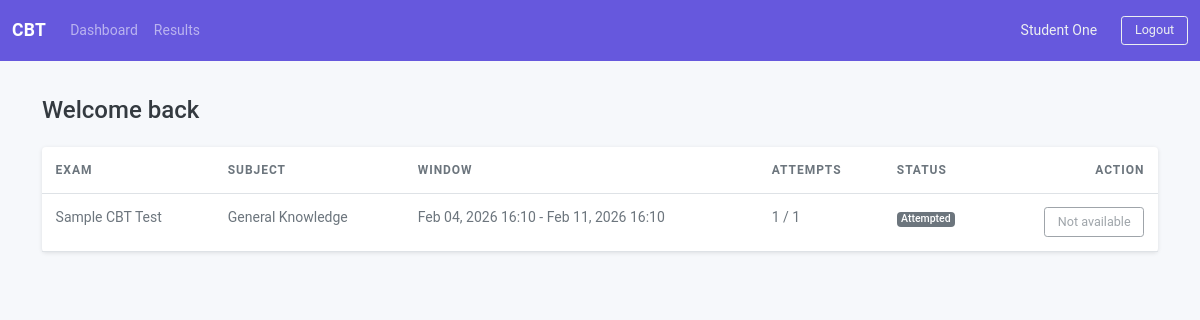
The page /student/dashboard.php (signed in) on the database its author committed.
### tables this page shows
CREATE TABLE exams (
    id INT AUTO_INCREMENT PRIMARY KEY,
    title VARCHAR(200) NOT NULL,
    subject_id INT NOT NULL,
    instructions TEXT NULL,
    start_at DATETIME NOT NULL,
    end_at DATETIME NOT NULL,
    duration_minutes INT NOT NULL,
    question_count INT NOT NULL,
    randomize TINYINT(1) NOT NULL DEFAULT 1,
    allow_multiple_attempts TINYINT(1) NOT NULL DEFAULT 0,
    max_attempts INT NOT NULL DEFAULT 1,
    show_result ENUM('immediate','after_release') NOT NULL DEFAULT 'after_release',
    result_release_at DATETIME NULL,
    created_at DATETIME NOT NULL DEFAULT CURRENT_TIMESTAMP,
    CONSTRAINT fk_exams_subject FOREIGN KEY (subject_id) REFERENCES subjects(id)
);

CREATE TABLE subjects (
    id INT AUTO_INCREMENT PRIMARY KEY,
    name VARCHAR(120) NOT NULL UNIQUE,
    code VARCHAR(40) NOT NULL UNIQUE,
    created_at DATETIME NOT NULL DEFAULT CURRENT_TIMESTAMP
);

### connections/meekro/db.class.php (called while the page is built, shortened)
<?php
class DB {
  protected static $mdb = null;
  public static function getMDB() {
    $mdb = DB::$mdb;
    if ($mdb === null) {
      $mdb = DB::$mdb = new MeekroDB();
    }
    $mdb->sync_config();
    return $mdb;
  }
  public static function __callStatic($name, $args) {
    $fn = array(DB::getMDB(), $name);
    return call_user_func_array($fn, $args);
  }
}
class MeekroDB {
public  $encoding = 'utf8';
  public $param_char = '%';
  public $named_param_seperator = '_';
  public $connect_options = array(MYSQLI_OPT_CONNECT_TIMEOUT => 30);
  public $internal_mysql = null;
  public function __construct($host=null, $user=null, $password=null, $dbName=null, $port=null, $encoding=null, $socket=null)  {
    if ($encoding === null) $encoding = DB::$encoding;
    $this->encoding = $encoding;
  }
  public function get() {
    $mysql = $this->internal_mysql;
    if (!($mysql instanceof MySQLi)) {
      $mysql = new mysqli();
      foreach ($this->connect_options as $key => $value) {
        $mysql->options($key, $value);
      }
      $mysql->set_charset($this->encoding);
      $this->internal_mysql = $mysql;
    }
    return $mysql;
  }
  function runHook($type, $args=array()) {
    if ($type == 'pre_parse') {
      $query = $args['query'];
      $args = $args['args'];
      return array($query, $args);
    }
    else if ($type == 'pre_run') {
      $query = $args['query'];
      return $query;
    }
  }
  protected function paramsMap() {
    $t = $this;
    return array(
      's' => function($arg) use ($t) { return $t->escape($arg); },
      'i' => function($arg) use ($t) { return $t->intval($arg); },
      'd' => function($arg) use ($t) { return doubleval($arg); },
      'b' => function($arg) use ($t) { return $t->formatTableName($arg); },
      'l' => function($arg) use ($t) { return strval($arg); },
      't' => function($arg) use ($t) { return $t->escapeTS($arg); },
      'ss' => function($arg) use ($t) { return $t->escape("%" . str_replace(array('%', '_'), array('\%', '\_'), $arg) . "%"); },
      'ls' => function($arg) use ($t) { return array_map(array($t, 'escape'), $arg); },
      'li' => function($arg) use ($t) { return array_map(array($t, 'intval'), $arg); },
      'ld' => function($arg) use ($t) { return array_map('doubleval', $arg); },
      'lb' => function($arg) use ($t) { return array_map(array($t, 'formatTableName'), $arg); },
      'll' => function($arg) use ($t) { return array_map('strval', $arg); },
      'lt' => function($arg) use ($t) { return array_map(array($t, 'escapeTS'), $arg); },
      '?' => function($arg) use ($t) { return $t->sanitize($arg); },
      'l?' => function($arg) use ($t) { return $t->sanitize($arg, 'list'); },
      'll?' => function($arg) use ($t) { return $t->sanitize($arg, 'doublelist'); },
      'hc' => function($arg) use ($t) { return $t->sanitize($arg, 'hash'); },
      'ha' => function($arg) use ($t) { return $t->sanitize($arg, 'hash', ' AND '); },
      'ho' => function($arg) use ($t) { return $t->sanitize($arg, 'hash', ' OR '); },
      $this->param_char => function($arg) use ($t) { return $t->param_char; },
    );
  }
  protected function nextQueryParam($query) {
    $keys = array_keys($this->paramsMap());
    $first_position = PHP_INT_MAX;
    $first_param = null;
    $first_type = null;
    $arg = null;
    $named_arg = null;
    foreach ($keys as $key) {
      $fullkey = $this->param_char . $key;
      $pos = strpos($query, $fullkey);
      if ($pos === false) continue;
      if ($pos <= $first_position) {
        $first_position = $pos;
        $first_param = $fullkey;
        $first_type = $key;
      }
    }
    if (is_null($first_param)) return;
    $first_position_end = $first_position + strlen($first_param);
    $named_seperator_length = strlen($this->named_param_seperator);
    $arg_mask = '0123456789';
    return array(
      'param' => $first_param,
      'type' => $first_type,
      'pos' => $first_position,
      'arg' => $arg,
      'named_arg' => $named_arg,
    );
  }
  protected function preParse($query, $args) {
    $arg_ct = 0;
    $max_numbered_arg = 0;
    $use_named_args = false;
    $queryParts = array();
    while ($Param = $this->nextQueryParam($query)) {
      if ($Param['pos'] > 0) {
        $queryParts[] = substr($query, 0, $Param['pos']);
      }
      if ($Param['type'] != $this->param_char && is_null($Param['arg']) && is_null($Param['named_arg'])) {
        $Param['arg'] = $arg_ct++;
      }
      if (! is_null($Param['arg'])) {
        $use_numbered_args = true;
        $max_numbered_arg = max($max_numbered_arg, $Param['arg']);
      }
      $queryParts[] = $Param;
      $query = substr($query, $Param['pos'] + strlen($Param['param']));
    }
    if (strlen($query) > 0) {
      $queryParts[] = $query;
    }
    return $queryParts;
  }
  function parse($query) {
    $args = func_get_args();
    array_shift($args);
    $query = trim($query);
    $queryParts = $this->preParse($query, $args);
    $array_types = array('ls', 'li', 'ld', 'lb', 'll', 'lt', 'l?', 'll?', 'hc', 'ha', 'ho');
    $Map = $this->paramsMap();
    $query = '';
    foreach ($queryParts as $Part) {
      if (is_string($Part)) {
        $query .= $Part;
        continue;
      }
      $fn = $Map[$Part['type']];
      $is_array_type = in_array($Part['type'], $array_types, true);
      $val = null;
      if (!is_null($Part['named_arg'])) {
        $key = $Part['named_arg'];
        if (! array_key_exists($key, $args[0])) {
          throw new MeekroDBException("Couldn't find named arg {$key}!");
        }
        $val = $args[0][$key];
      }
      else if (!is_null($Part['arg'])) {
        $key = $Part['arg'];
        $val = $args[$key];
      }
      if (is_object($val) && ($val instanceof WhereClause)) {
        if ($Part['type'] != 'l') {
          throw new MeekroDBException("WhereClause must be used with l arg, you used {$Part['type']} instead!");
        }
        list($clause_sql, $clause_args) = $val->textAndArgs();
        array_unshift($clause_args, $clause_sql);
        $result = call_user_func_array(array($this, 'parse'), $clause_args);
      }
      else {
        $result = $fn($val);
      }
      $query .= $result;
    }
    return $query;
  }
  public function escape($str) { return "'" . $this->get()->real_escape_string(strval($str)) . "'"; }
  function intval($var) {
    if (PHP_INT_SIZE == 8) return intval($var);
    return floor(doubleval($var));
  }
  public function query() { return $this->queryHelper(array('assoc' => true), func_get_args()); }
  protected function queryHelper($opts, $args) {
    $query = array_shift($args);
    $opts_raw = (isset($opts['raw']) && $opts['raw']);
    $opts_assoc = (isset($opts['assoc']) && $opts['assoc']);
    $opts_walk = (isset($opts['walk']) && $opts['walk']);
    $is_buffered = !($opts_raw || $opts_walk);
    list($query, $args) = $this->runHook('pre_parse', array('query' => $query, 'args' => $args));
    $sql = call_user_func_array(array($this, 'parse'), array_merge(array($query), $args));
    $sql = $this->runHook('pre_run', array('query' => $sql));
    $db = $this->get();
    $result = $db->query($sql, $is_buffered ? MYSQLI_STORE_RESULT : MYSQLI_USE_RESULT);
    $return = array();
    while ($row = ($opts_assoc ? $result->fetch_assoc() : $result->fetch_row())) {
      $return[] = $row;
    }
    return $return;
  }
}
?>

### student/dashboard.php (the view, shortened to what this page needs)
<?php
require_once __DIR__ . '/header.php';
$student_id = $_SESSION['student']['id'];
$class_id = $_SESSION['student']['class_id'];
$now = now_mysql();
$exams = DB::query('
    SELECT exams.*, subjects.name AS subject_name
    FROM exam_assignments
    JOIN exams ON exams.id=exam_assignments.exam_id
    JOIN subjects ON subjects.id=exams.subject_id
    WHERE exam_assignments.class_id=%i
    ORDER BY exams.start_at DESC
', $class_id);
$attempts = DB::query('SELECT exam_id, COUNT(*) AS total_attempts FROM exam_attempts WHERE student_id=%i GROUP BY exam_id', $student_id);
$attempt_map = [];
foreach ($attempts as $row) {
    $attempt_map[$row['exam_id']] = (int)$row['total_attempts'];
}
$in_progress_map = [];
?>
<h3 class="mb-3">Welcome back</h3>
<div class="card shadow-sm">
    <div class="card-body p-0">
        <table class="table mb-0">
            <thead>
                <tr>
                    <th>Exam</th>
                    <th>Subject</th>
                    <th>Window</th>
                    <th>Attempts</th>
                    <th>Status</th>
                    <th class="text-end">Action</th>
                </tr>
            </thead>
            <tbody>
                <?php foreach ($exams as $exam): ?>
                    <?php
                        $attempt_count = $attempt_map[$exam['id']] ?? 0;
                        $allowed_attempts = $exam['allow_multiple_attempts'] ? $exam['max_attempts'] : 1;
                        $is_open = ($now >= $exam['start_at'] && $now <= $exam['end_at']);
                        $status = 'Upcoming';
                        if ($now > $exam['end_at']) {
                            $status = 'Closed';
                        } elseif ($is_open) {
                            $status = 'Open';
                        }
                        if ($attempt_count >= $allowed_attempts) {
                            $status = 'Attempted';
                        }
                    ?>
                    <tr>
                        <td><?php echo htmlspecialchars($exam['title']); ?></td>
                        <td><?php echo htmlspecialchars($exam['subject_name']); ?></td>
                        <td><?php echo format_dt($exam['start_at']); ?> - <?php echo format_dt($exam['end_at']); ?></td>
                        <td><?php echo $attempt_count . ' / ' . $allowed_attempts; ?></td>
                        <td><span class="badge bg-<?php echo $status === 'Open' ? 'success' : 'secondary'; ?>"><?php echo $status; ?></span></td>
                        <td class="text-end">
                            <?php if (isset($in_progress_map[$exam['id']])): ?>
                                <a class="btn btn-sm btn-warning" href="/cbt/student/exam.php?attempt_id=<?php echo (int)$in_progress_map[$exam['id']]; ?>">Resume</a>
                            <?php elseif ($status === 'Open'): ?>
                                <a class="btn btn-sm btn-primary" href="/cbt/student/start_exam.php?exam_id=<?php echo (int)$exam['id']; ?>">Start</a>
                            <?php else: ?>
                                <button class="btn btn-sm btn-outline-secondary" disabled>Not available</button>
                            <?php endif; ?>
                        </td>
                    </tr>
                <?php endforeach; ?>
            </tbody>
        </table>
    </div>
</div>
<?php require_once __DIR__ . '/footer.php'; ?>

### student/header.php (shortened to what this page needs)
<!doctype html>
<html lang="en">
<head>
    <link rel="stylesheet" href="/cbt/assets/css/bootstrap.min.css">
    <link rel="stylesheet" href="/cbt/assets/css/app.css">
</head>
<body>
<nav class="navbar navbar-expand-lg navbar-dark bg-primary">
    <div class="container-fluid">
        <a class="navbar-brand" href="/cbt/student/dashboard.php">CBT</a>
        <div class="collapse navbar-collapse" id="studentNav">
            <ul class="navbar-nav me-auto mb-2 mb-lg-0">
                <li class="nav-item"><a class="nav-link" href="/cbt/student/dashboard.php">Dashboard</a></li>
                <li class="nav-item"><a class="nav-link" href="/cbt/student/results.php">Results</a></li>
            </ul>
            <span class="navbar-text text-light me-3"><?php echo htmlspecialchars($_SESSION['student']['name']); ?></span>
            <a class="btn btn-outline-light btn-sm" href="/cbt/student/logout.php">Logout</a>
        </div>
    </div>
</nav>
<div class="container my-4">

### student/footer.php (shortened to what this page needs)
</div>
</body>
</html>

### assets/css/app.css (style rules this page uses)
:root { --cbt-primary: #0b6efd; --cbt-dark: #0f172a; --cbt-accent: #f59e0b; }
body { background: #f6f8fb; }
.navbar-brand { font-weight: 700; letter-spacing: 0.3px; }
.table thead th { font-size: 12px; text-transform: uppercase; letter-spacing: 0.08em; }

### rows shown on the page
exams: title "Sample CBT Test", subject.name "General Knowledge", start_at "Feb 04, 2026 16:10", end_at "Feb 11, 2026 16:10", id "1", allow_multiple_attempts "1", status "Attempted", shows "Not available"

### other values the page prints
$_SESSION['student']['name'] "Student One"
